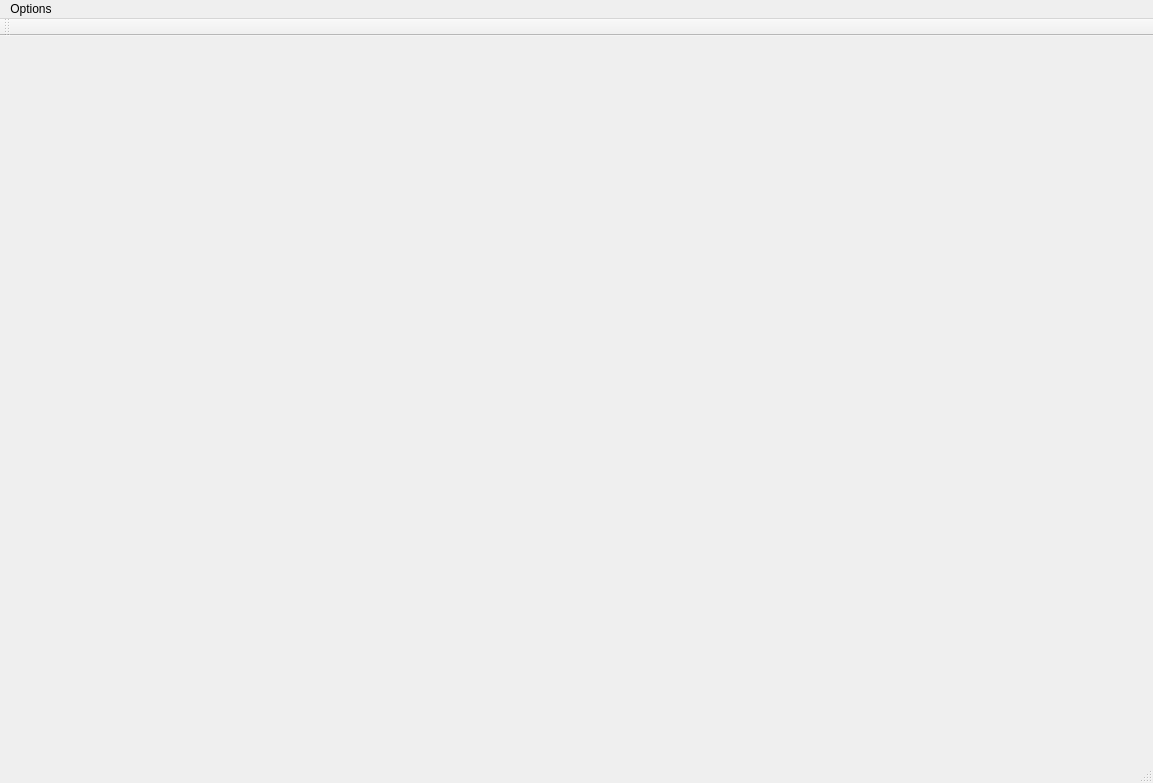
<?xml version="1.0" encoding="UTF-8"?>
<ui version="4.0">
 <class>MainWindow</class>
 <widget class="QMainWindow" name="MainWindow">
  <property name="geometry">
   <rect>
    <x>0</x>
    <y>0</y>
    <width>1153</width>
    <height>783</height>
   </rect>
  </property>
  <property name="windowTitle">
   <string>MainWindow</string>
  </property>
  <widget class="QWidget" name="centralWidget"/>
  <widget class="QMenuBar" name="menuBar">
   <property name="geometry">
    <rect>
     <x>0</x>
     <y>0</y>
     <width>1153</width>
     <height>21</height>
    </rect>
   </property>
   <widget class="QMenu" name="menuSpeed">
    <property name="title">
     <string>Options</string>
    </property>
   </widget>
   <addaction name="menuSpeed"/>
  </widget>
  <widget class="QToolBar" name="mainToolBar">
   <attribute name="toolBarArea">
    <enum>TopToolBarArea</enum>
   </attribute>
   <attribute name="toolBarBreak">
    <bool>false</bool>
   </attribute>
  </widget>
  <widget class="QStatusBar" name="statusBar"/>
  <action name="actionSpeed_up">
   <property name="text">
    <string>Speed up</string>
   </property>
   <property name="shortcut">
    <string>Ctrl+S</string>
   </property>
  </action>
  <action name="actionSlow_down">
   <property name="text">
    <string>Slow down</string>
   </property>
   <property name="shortcut">
    <string>Ctrl+D</string>
   </property>
  </action>
 </widget>
 <layoutdefault spacing="6" margin="11"/>
 <resources/>
 <connections/>
</ui>
